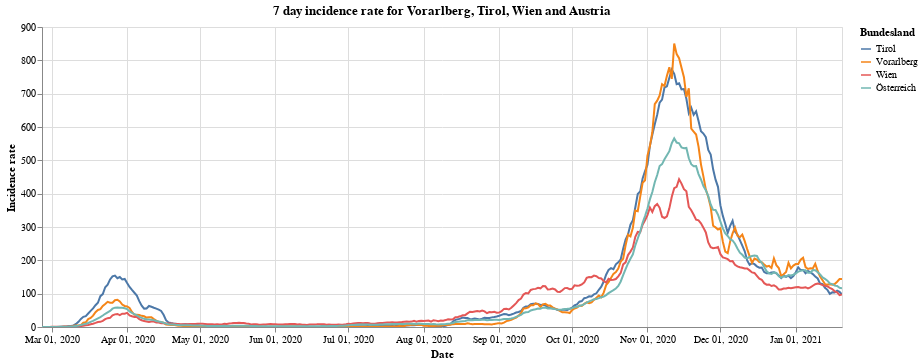

Notebook cell for this chart:
### Markdown cell above
Next we have the 7 day incidence rate for states of Vorarlberg, Tirol and Wien compared to all of Austria.

### Code cell
#collapse
bars = alt.Chart(vol_tyr_wien_at).mark_line().encode(
    x=alt.X("yearmonthdate(Time):T", axis=alt.Axis(title='Date')),
    y=alt.Y("SiebenTageInzidenzFaelle:Q", axis=alt.Axis(title='Incidence rate')),
    tooltip='Bundesland',
    color='Bundesland'
).properties(title='7 day incidence rate for Vorarlberg, Tirol, Wien and Austria', width=800).interactive()
bars
#alt.layer(bars, data=at_data).facet(alt.Row('Bundesland'), columns=1)

### Figure 1 — Vega-Lite specification as saved in the notebook (floating-point values rounded to 4 significant figures; data arrays with more than 128 entries replaced by an {"elided": "..."} marker saying what was removed)
{"config": {"view": {"continuousWidth": 400, "continuousHeight": 300}}, "data": {"name": "data-d1861dea17db11b39d591d8fd2b6801f"}, "mark": "line", "encoding": {"color": {"type": "nominal", "field": "Bundesland"}, "tooltip": {"type": "nominal", "field": "Bundesland"}, "x": {"type": "temporal", "axis": {"title": "Date"}, "field": "Time", "timeUnit": "yearmonthdate"}, "y": {"type": "quantitative", "axis": {"title": "Incidence rate"}, "field": "SiebenTageInzidenzFaelle"}}, "selection": {"selector001": {"type": "interval", "bind": "scales", "encodings": ["x", "y"]}}, "title": "7 day incidence rate for Vorarlberg, Tirol, Wien and Austria", "width": 800, "$schema": "https://vega.github.io/schema/vega-lite/v4.8.1.json", "datasets": {"data-d1861dea17db11b39d591d8fd2b6801f": {"elided": "1320 records"}}}
